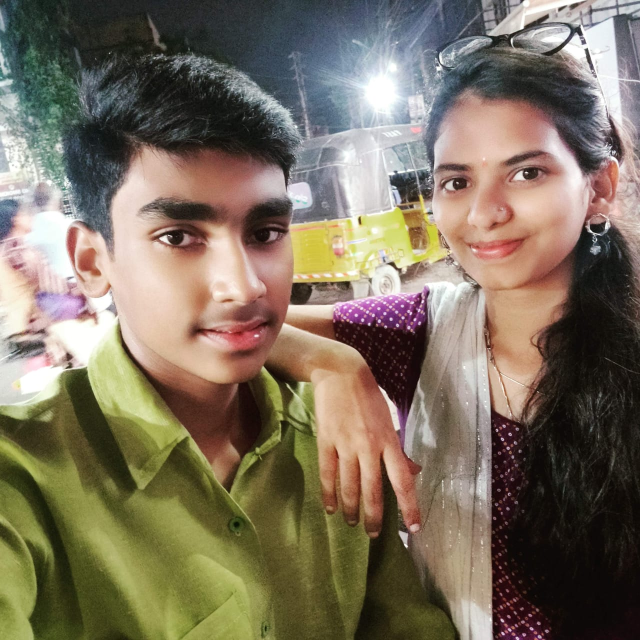
#> input picture OpenCV mini projects/Pic1.jpg, 1280 x 1280 px, found by its file name (shown at 1/2 size)
$ python Canny_edge_detection_opencv.py
#> lines starting #> are read from the running program, lines starting #| are printed output that depends on the picture; after the words box and inside, x2 and y2 are one past the last pixel; in counts of white or black regions, pixels touching at a corner belong together
#Canny Edge Detection using OpenCV
#Canny Edge Detection is a popular edge detection approach.

#It use multi-stage algorithm to detect a edges.
#It was developed by John F. Canny in 1986.
#This approach combine with 5 steps.
#  1 - Noise reduction (gauss)
#  2 - Gradien calculation
#  3 - Non-maximum suppresson,
#  4 - Double Threshold
#  5 - Edge Tracking by Hysteresis

import cv2 as c
import numpy as np
'''
#Load image into gray scale
img = cv2.imread("E:\\Data\\Pic1.jpg")
img = cv2.resize(img, (400,400))
img_gray = cv2.cvtColor(img,cv2.COLOR_BGR2GRAY)


canny = cv2.Canny(img_gray, 20, 150)

cv2.imshow("Original", img)
cv2.imshow("Gray", img_gray)
cv2.imshow("Canny", canny)
cv2.waitKey(0)
cv2.destroyAllWindows()
'''

#Load image into gray scale
img = c.imread("E:\\Data\\Pic1.jpg")
#> img is the input picture: shape (1280, 1280, 3); mean B, G, R 94.4, 112.1, 123.7
img = c.resize(img, (400,400))
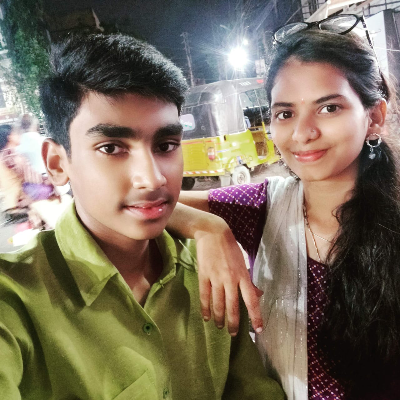
#> img: shape (400, 400, 3); mean B, G, R 94.3, 112, 123.6
img_gray = c.cvtColor(img,c.COLOR_BGR2GRAY)
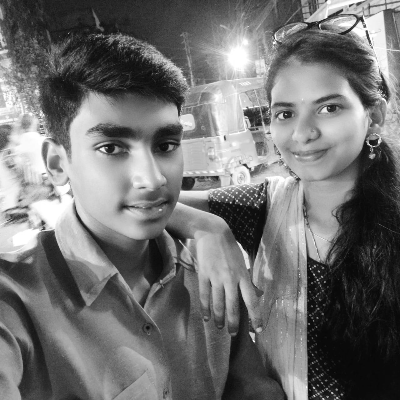
#> img_gray: shape (400, 400); min 4, max 255, mean 113.4

def nothing(x):
    pass

c.namedWindow("Canny")
c.createTrackbar("Threshold","Canny", 0, 255, nothing)

while True:
    a = c.getTrackbarPos("Threshold","Canny")
    print(a)
    res = c.Canny(img_gray,a,255)
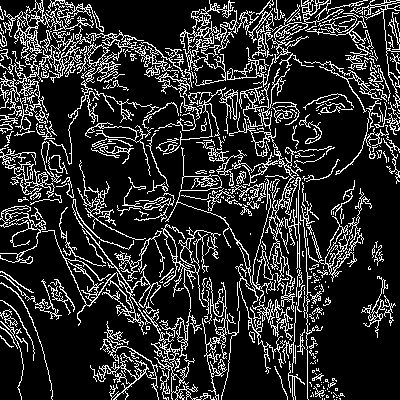
#> res: shape (400, 400); 17.6% white in thin lines or dots
    c.imshow("Canny", res)
    if c.waitKey(1) & 0xFF == 27:
#> (key Esc is pressed here)
        break
c.destroyAllWindows()

$ run again, with OpenCV mini projects/Pic2.jpg copied over OpenCV mini projects/Pic1.jpg
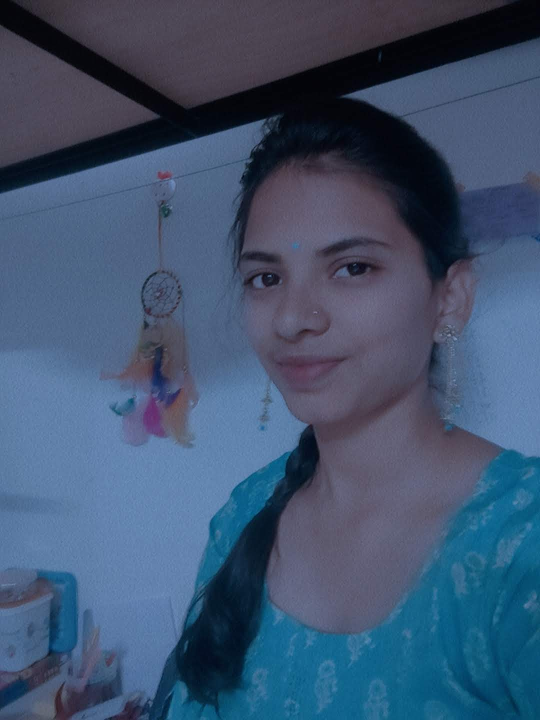
#> input picture OpenCV mini projects/Pic2.jpg, 1080 x 1440 px, found by its file name (shown at 1/2 size)
#> img is the input picture: shape (1440, 1080, 3); mean B, G, R 111, 83.6, 63.3
#> img: shape (400, 400, 3)
#> `img_gray = c.cvtColor(img,c.COLOR_BGR2GRAY)`:
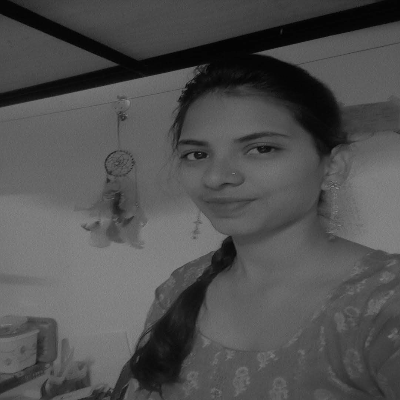
#> img_gray: shape (400, 400); min 1, max 138, mean 80.6
#> `res = c.Canny(img_gray,a,255)`:
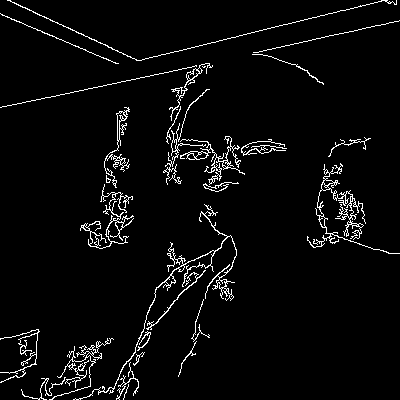
#> res: shape (400, 400); 4% white in thin lines or dots

$ run again, with OpenCV mini projects/Pic4.jpg copied over OpenCV mini projects/Pic1.jpg
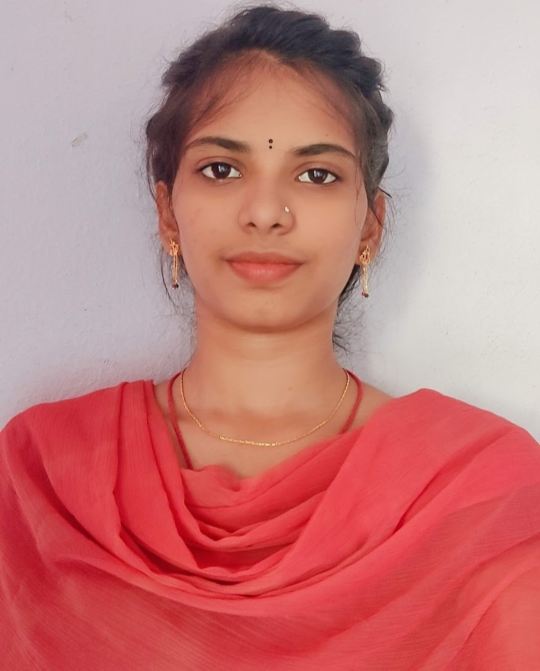
#> input picture OpenCV mini projects/Pic4.jpg, 1080 x 1342 px, found by its file name (shown at 1/2 size)
#> img is the input picture: shape (1342, 1080, 3); mean B, G, R 123.5, 124.7, 196.8
#> img: shape (400, 400, 3)
#> `img_gray = c.cvtColor(img,c.COLOR_BGR2GRAY)`:
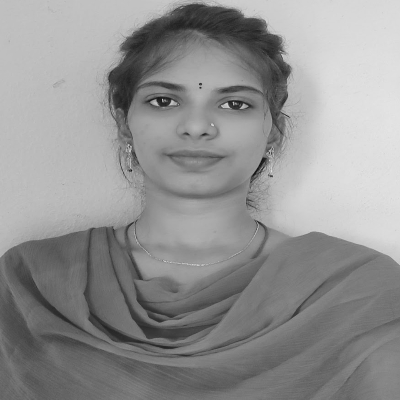
#> img_gray: shape (400, 400); min 18, max 229, mean 146
#> `res = c.Canny(img_gray,a,255)`:
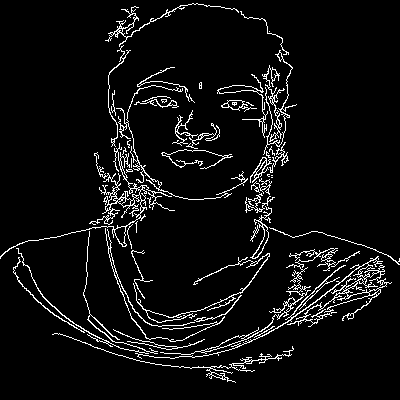
#> res: shape (400, 400); 6% white in thin lines or dots

$ run again, with OpenCV mini projects/eye.jpg copied over OpenCV mini projects/Pic1.jpg
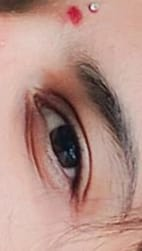
#> input picture OpenCV mini projects/eye.jpg, 142 x 251 px, found by its file name
#> img is the input picture: shape (251, 142, 3); mean B, G, R 135.2, 144.3, 181.2
#> img: shape (400, 400, 3)
#> `img_gray = c.cvtColor(img,c.COLOR_BGR2GRAY)`:
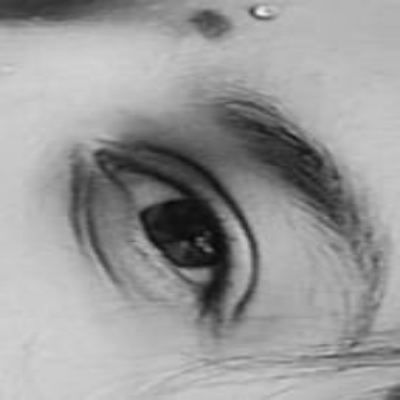
#> img_gray: shape (400, 400); min 7, max 241, mean 154.2
#> `res = c.Canny(img_gray,a,255)`:
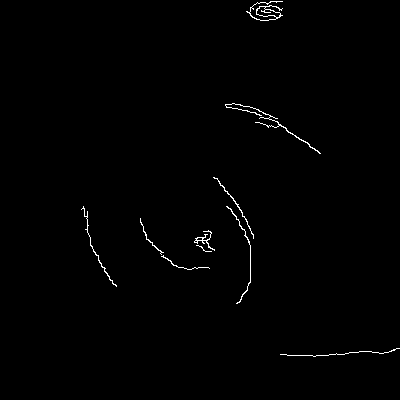
#> res: shape (400, 400); 0.69% white in thin lines or dots, all inside (x1, y1, x2, y2) = (81, 1, 400, 357)
